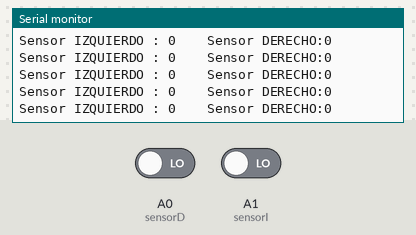
Recording of a sketch running on a simulated Arduino Uno, built with avr-gcc and run on an emulated ATmega328P. Parts: the last lines printed to the serial monitor. Inputs (shaded band) come from the test bench; at power-on: A0 (sensorD) LOW, A1 (sensorI) LOW.

Above: at 1.3 s.
1.4 s: A0 (sensorD) driven HIGH
At 1.43 s:
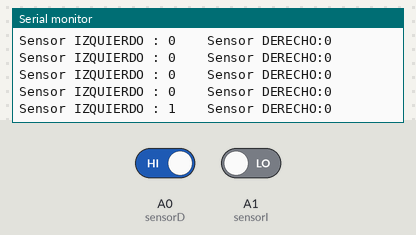
4.4 s: A1 (sensorI) driven HIGH
At 4.45 s:
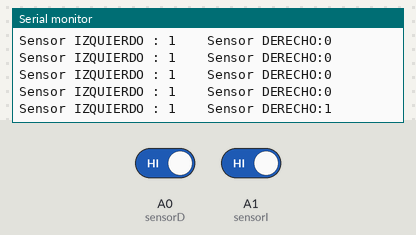
7.4 s: A0 (sensorD) driven LOW
At 7.43 s:
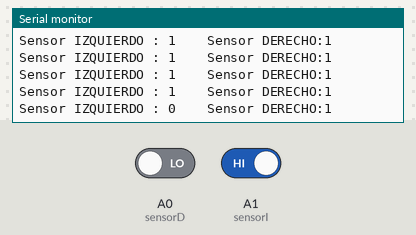

Measured:
- after the input at 1.4 s, the serial monitor: prints a new line at once (image 1)
- after the input at 4.4 s, the serial monitor: prints a new line at once (image 2)
- after the input at 7.4 s, the serial monitor: prints a new line at once (image 3)

The sketch:

SEGUIDOR_IR.ino
```cpp
int sensorD=A0; //sensor ir en A0
int lecturaD=0; //lectura del sensor trasero

int sensorI=A1; //sensor ir en A1
int lecturaI=0; //lectura del sensor trasero

void setup()
{
  Serial.begin(9600);    // set up Serial library at 9600 bps
  delay(100);          //Tiempo de seguridad
}

void loop()
{
   //lectura de sensores ir
   lecturaD=digitalRead(sensorD);
   lecturaI=digitalRead(sensorI);

   // impresion de sensores ir
   Serial.print("Sensor IZQUIERDO : ");
   Serial.print(lecturaD);
   Serial.print("    Sensor DERECHO:");
   Serial.println(lecturaI);
   delay(50);
}
```
